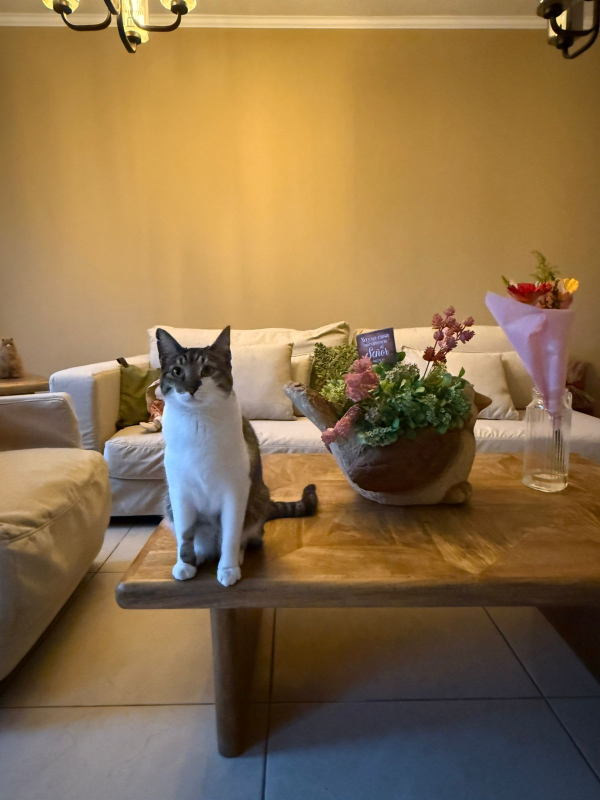
#> input picture left.jpeg, 1200 x 1600 px (shown at 1/2 size)
$ jupyter execute lab5.ipynb
#> lines starting #> are read from the running program, lines starting #| are printed output that depends on the picture
[cell 1]
import cv2
import numpy as np
import matplotlib.pyplot as plt

[cell 2]
img_train = cv2.imread("left.jpeg")   # Imagen Izquierda (Base)
#> img_train is the input picture: shape (1600, 1200, 3); mean B, G, R 74.6, 110.9, 137.9
img_query = cv2.imread("right.jpeg")  # Imagen Derecha (Mover)
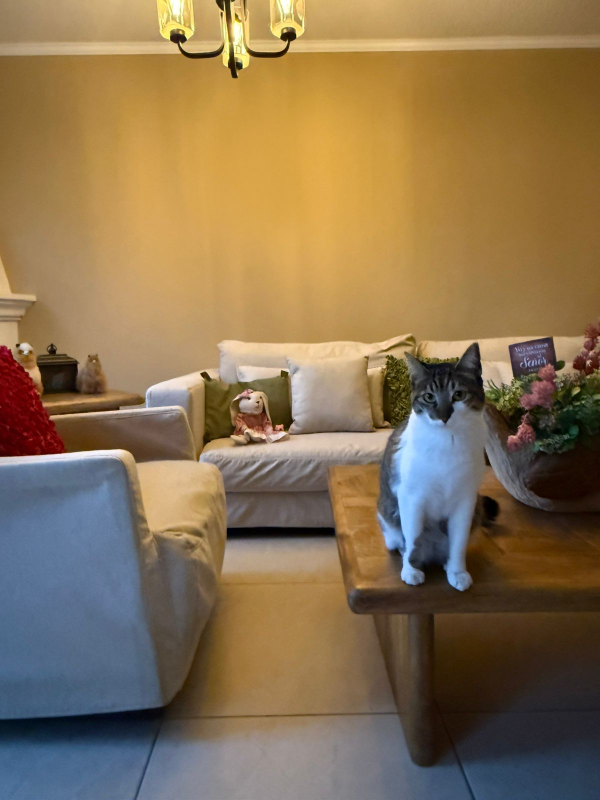
#> input picture right.jpeg, 1200 x 1600 px (shown at 1/2 size)
#> img_query is the input picture: shape (1600, 1200, 3); mean B, G, R 81.9, 113.9, 136.6

# Convertir a RGB para visualizar con matplotlib
img_train_rgb = cv2.cvtColor(img_train, cv2.COLOR_BGR2RGB)
img_query_rgb = cv2.cvtColor(img_query, cv2.COLOR_BGR2RGB)

plt.figure(figsize=(12,5))
plt.subplot(1,2,1)
plt.title("Train (Izquierda)")
plt.imshow(img_train_rgb)
plt.axis("off")

plt.subplot(1,2,2)
plt.title("Query (Derecha)")
plt.imshow(img_query_rgb)
plt.axis("off")
plt.show()
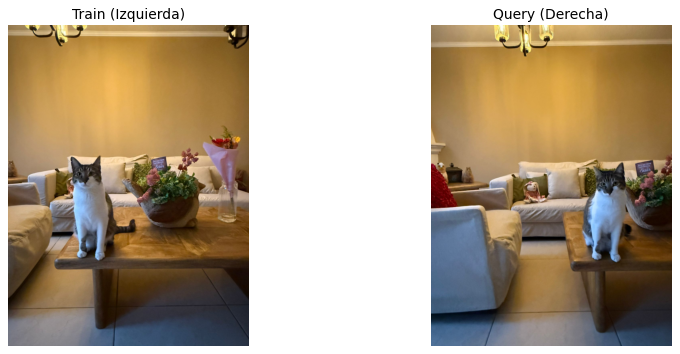
#> figure drawn by matplotlib, 2 panels

[cell 3]
orb = cv2.ORB_create(4000)

kp1, des1 = orb.detectAndCompute(img_train, None)
#> kp1 = 4000 keypoints; strongest (x, y, size): (1113, 69, 31), (1118, 51, 31), (1112, 70, 37.2), (854, 722, 37.2)
kp2, des2 = orb.detectAndCompute(img_query, None)
#> kp2 = 4000 keypoints; strongest (x, y, size): (403, 748, 53.6), (402, 747, 44.6), (401, 747, 31), (499, 797, 31)

[cell 4]
bf = cv2.BFMatcher(cv2.NORM_HAMMING, crossCheck=True)
matches = bf.match(des1, des2)
#> matches = 1091 matches

matches = sorted(matches, key=lambda x: x.distance)

# Visualizar matches
img_matches = cv2.drawMatches(img_train, kp1,
                              img_query, kp2,
                              matches[:50], None,
                              flags=2)
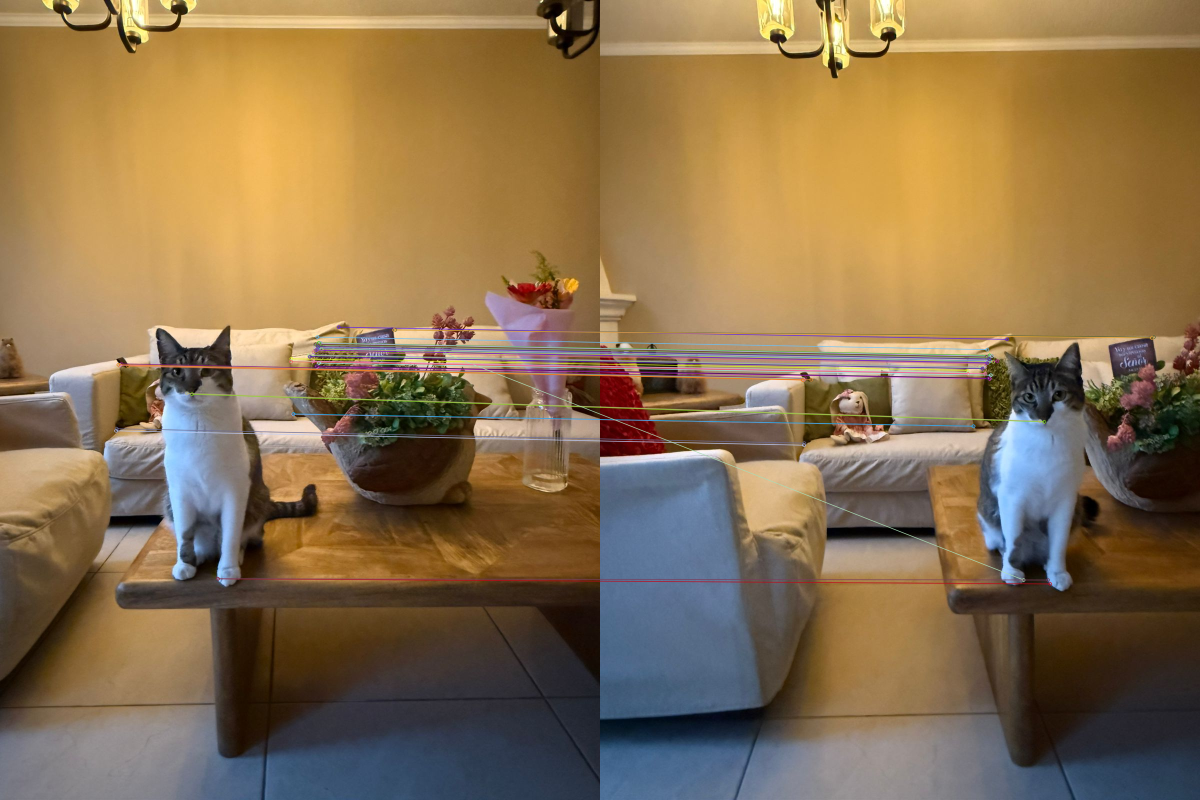
#> img_matches: shape (1600, 2400, 3) (shown at 1/2 size); mean B, G, R 78.9, 112.5, 137.2

plt.figure(figsize=(15,6))
plt.imshow(cv2.cvtColor(img_matches, cv2.COLOR_BGR2RGB))
plt.title("Top 50 Matches")
plt.axis("off")
plt.show()

[cell 5]
pts_train = np.float32([kp1[m.queryIdx].pt for m in matches]).reshape(-1,1,2)
#> pts_train = 1091 rows, first 8: [586.1, 828], [636.5, 697], [242.4, 727.2], [676.8, 653.8], [632.4, 688.4], [627.3, 703.3], [582.3, 717.1], [630, 689]
pts_query = np.float32([kp2[m.trainIdx].pt for m in matches]).reshape(-1,1,2)
#> pts_query = 1091 rows, first 8: [746.4, 852], [779, 721.4], [410, 756], [813.6, 678.2], [773.5, 713.3], [770.7, 727.5], [734.4, 740.2], [772, 714]

H, mask = cv2.findHomography(pts_query, pts_train, cv2.RANSAC, 5.0)
#> H = [[1.05, -0.192, -57.35], [0.0764, 0.861, -1.16], [9.09e-05, -0.000133, 1]]; mask = 1091 values, max 1 at index 0, min 0 at index 6, mean 0.162

print("Homografía:\n", H)
#| Homografía:
#|  [[ 1.04827019e+00 -1.92296978e-01 -5.73536969e+01]
#|  [ 7.63783589e-02  8.60659501e-01 -1.15700103e+00]
#|  [ 9.09059641e-05 -1.33327540e-04  1.00000000e+00]]

La matriz de homografía estimada presenta componentes proyectivas pequeñas (del orden de 10⁻⁴), lo que indica estabilidad geométrica. La traslación horizontal estimada fue de aproximadamente 57 píxeles, consistente con el movimiento realizado durante la captura.

# TASK 2

[cell 6]
h, w, _ = img_train.shape
#> h = 1600; w = 1200
img_warped = cv2.warpPerspective(img_query, H, (w, h))
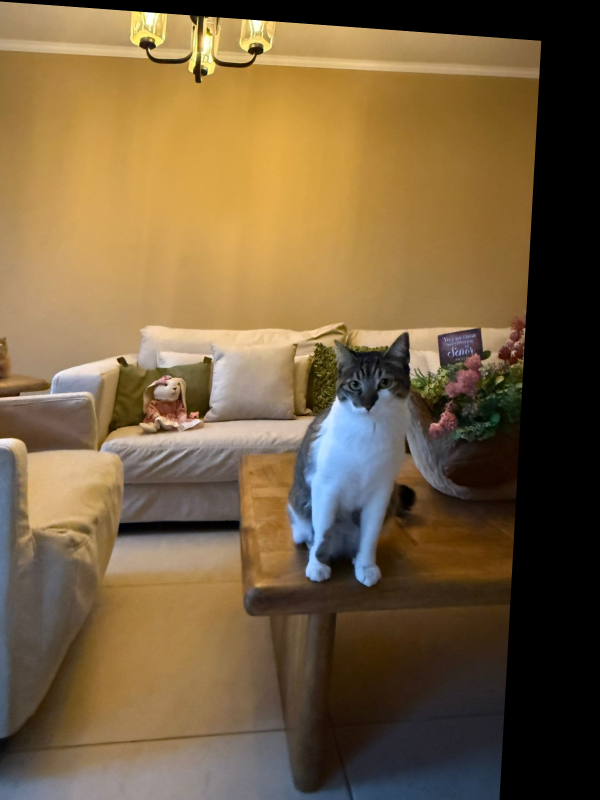
#> img_warped: shape (1600, 1200, 3) (shown at 1/2 size); mean B, G, R 64.4, 96.2, 118.4

# 1. Convertir ambas imágenes a escala de grises para que el color solo represente el error
gray_base = cv2.cvtColor(img_train, cv2.COLOR_BGR2GRAY)
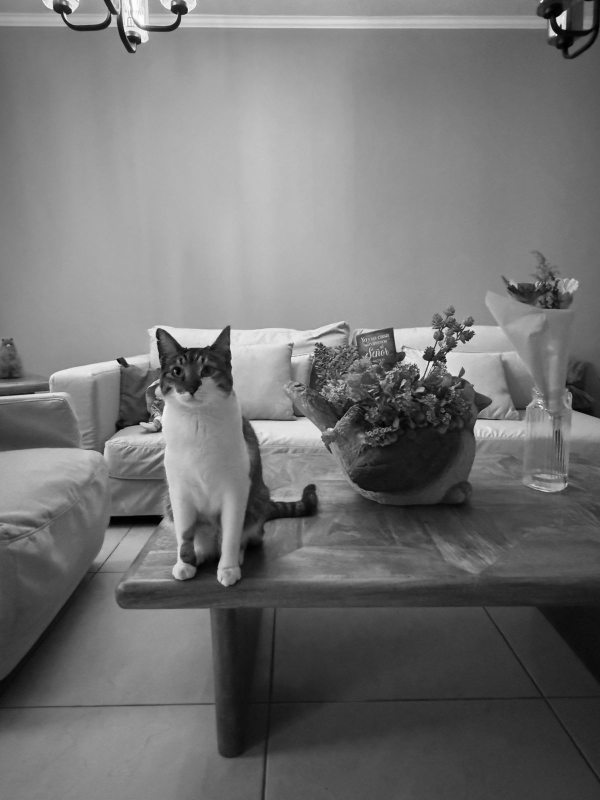
#> gray_base: shape (1600, 1200) (shown at 1/2 size); min 0, max 255, mean 114.9
gray_warped = cv2.cvtColor(img_warped, cv2.COLOR_BGR2GRAY)
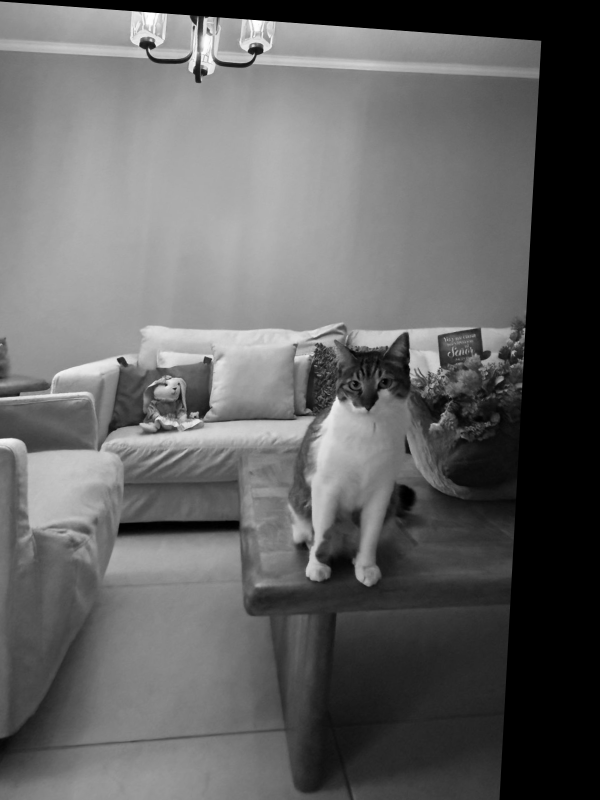
#> gray_warped: shape (1600, 1200) (shown at 1/2 size); min 0, max 255, mean 99.2

# 2. Crear una imagen vacia (ceros) con 3 canales (RGB)
anaglifo = np.zeros((h, w, 3), dtype=np.uint8)

# 3. Asignar canales:
# Canal Rojo (R) = Imagen Base (Izquierda)
anaglifo[:, :, 0] = gray_base

# Canales Verde (G) + Azul (B) = Cian = Imagen Warped (Derecha transformada)
anaglifo[:, :, 1] = gray_warped
anaglifo[:, :, 2] = gray_warped
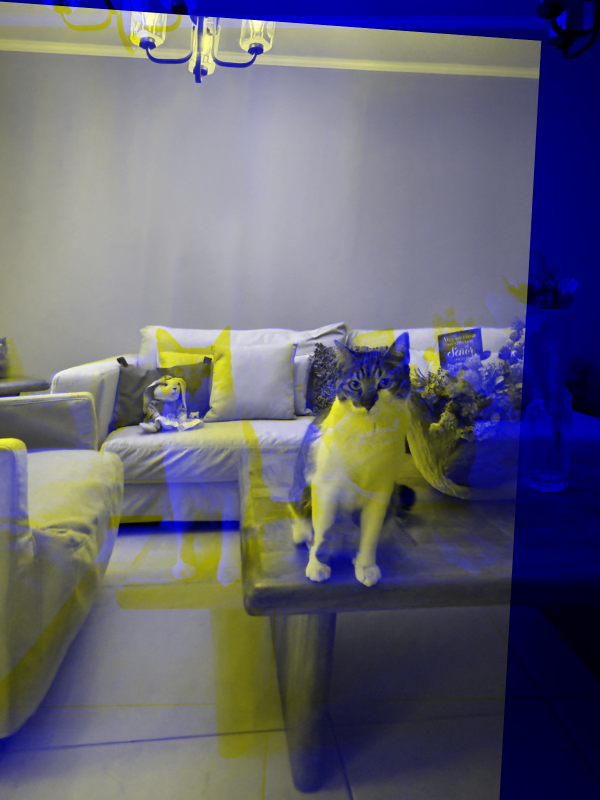
#> anaglifo: shape (1600, 1200, 3) (shown at 1/2 size); mean of channels 0, 1, 2 114.9, 99.2, 99.2; drawn as B, G, R

plt.figure(figsize=(15, 10))
plt.imshow(anaglifo)
plt.title("Visualizacion de Error: Rojo (Base) vs Cian (Warped)")
plt.annotate('Zonas grises = Bien alineadas\nBordes color = Error de paralaje',
             xy=(0.02, 0.05), xycoords='axes fraction', color='white',
             bbox=dict(boxstyle="round", fc="black", alpha=0.7))
plt.axis("on")
plt.show()

cv2.imwrite("error_visualizacion.png", cv2.cvtColor(anaglifo, cv2.COLOR_RGB2BGR))
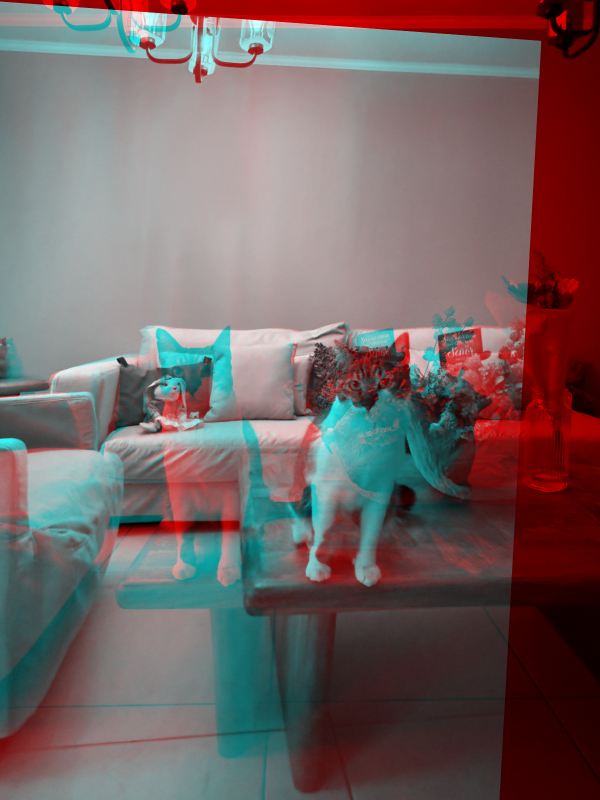
#> saved as error_visualizacion.png: shape (1600, 1200, 3) (shown at 1/2 size); mean B, G, R 99.2, 99.2, 114.9
#> Out = True

[cell 7]
import pandas as pd

datos = {
    "GATO (Cercano)": {
        "distancia": "~0.5 m",
        "x_rojo": 320,
        "x_cian": 620
    },
    "SILLON (Medio)": {
        "distancia": "~1.5 m",
        "x_rojo": 300,
        "x_cian": 280
    },
    "PARED (Fondo)": {
        "distancia": ">2.0 m",
        "x_rojo": 40,
        "x_cian": 100
    }
}

filas = []
for obj, info in datos.items():
    disparidad = abs(info["x_rojo"] - info["x_cian"])
    filas.append([obj, info["distancia"], info["x_rojo"], info["x_cian"], round(disparidad, 2)])

df_final = pd.DataFrame(filas, columns=[
    "Objeto",
    "Distancia Real Estimada",
    "Coordenada X Fantasma 1",
    "Coordenada X Fantasma 2",
    "Disparidad (|x1-x2|) en pixeles"
])

print("\n--- TABLA DE RESULTADOS LABORATIO 5 ---")
display(df_final)

[cell 8]
# Gráfica simple con los 3 puntos medidos
import matplotlib.pyplot as plt

objetos = ["GATO (Cercano)", "SILLON (Medio)", "PARED (Fondo)"]
Z_m = [0.5, 1.5, 2.0]
d_px = [300, 20, 60]

plt.figure(figsize=(8,5))
plt.scatter(Z_m, d_px, s=90)

for z, d, obj in zip(Z_m, d_px, objetos):
    plt.annotate(obj, (z, d), textcoords="offset points", xytext=(6,6))

plt.title("Profundidad (Z) vs Disparidad (d)")
plt.xlabel("Z (m)")
plt.ylabel("d (pixeles)")
plt.grid(alpha=0.3)
plt.show()
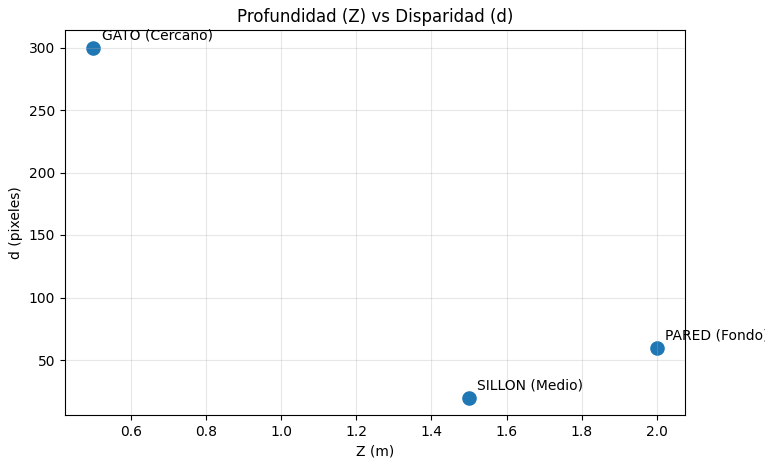
#> figure drawn by matplotlib, 1 panel
